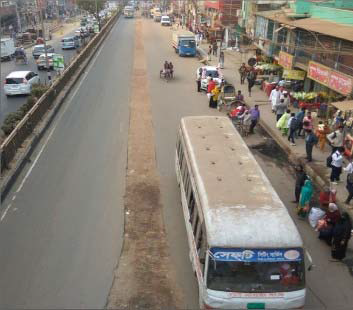
#> input picture PROJECT/Density Based Smart Traffic Control System UsingCanny Edge Detection Algorithm for CongregatingTraffic Information/images/D.png, 353 x 310 px; its folder holds 4 pictures in this run
$ python test.py   (older library calls are emulated)
#> lines starting #> are read from the running program, lines starting #| are printed output that depends on the picture
#> further down, img is the input picture: shape (310, 353, 3) float32; mean R, G, B 0.514, 0.486, 0.452
import cv2
import os
import numpy as np
from test1 import *
import numpy as np
import skimage
import matplotlib.pyplot as plt
import matplotlib.image as mpimg
import os
import scipy.misc as sm

def rgb2gray(rgb):

    r, g, b = rgb[:,:,0], rgb[:,:,1], rgb[:,:,2]
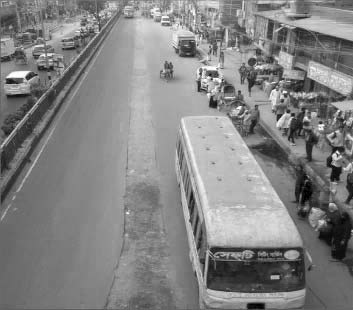
#> r: shape (310, 353) float32; min 0, max 1, mean 0.514
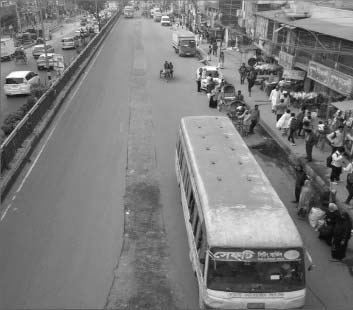
#> g: shape (310, 353) float32; min 0.0118, max 1, mean 0.486
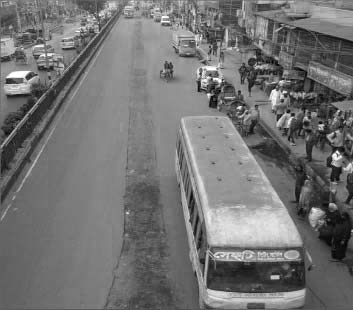
#> b: shape (310, 353) float32; min 0, max 1, mean 0.452
    gray = 0.2989 * r + 0.5870 * g + 0.1140 * b

    return gray

def visualize(imgs, format=None, gray=False):
    plt.figure(figsize=(20, 40))
    for i, img in enumerate(imgs):
        if img.shape[0] == 3:
            img = img.transpose(1,2,0)
        plt_idx = i+1
        plt.subplot(2, 2, plt_idx)
        plt.imshow(img, format)
    plt.show()

def auto_canny(image, sigma=0.33):
    # compute the median of the single channel pixel intensities
    v = np.median(image)
    # apply automatic Canny edge detection using the computed median
    lower = int(max(0, (1.0 - sigma) * v))
    upper = int(min(255, (1.0 + sigma) * v))
    edged = cv2.Canny(image, lower, upper)
    return edged

filename = 'images'
imgs = []
# [19 lines of commented-out code are left out]

img = mpimg.imread('images/D.png')
img = rgb2gray(img)
imgs.append(img)
#> (the run stopped early here; a loop or call above may not have finished)
